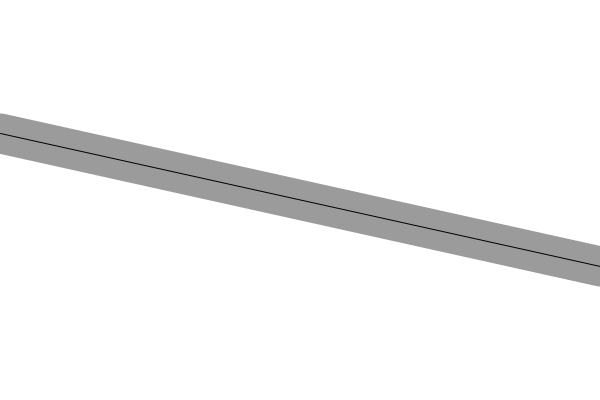
Frame 1 (no input)
Frame 60 (the mouse pressed at the canvas centre just before this capture): identical to frame 1, image omitted
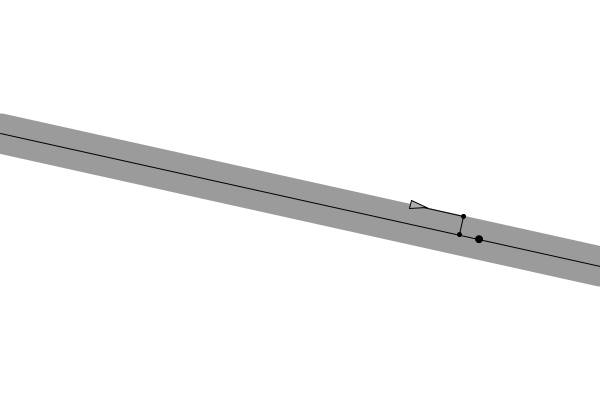
Frame 120 (the mouse held since frame 60 and released just before this capture)

The Processing sketch that drew these frames (run headless with seeded random() and noise(); from frame 60 on, the mouse is pressed at the canvas centre):

// Processing sketch: pathFollowingSimple
// ── pathFollowingSimple.pde

boolean debug = true;
Path p;
Vehicle car1;
Vehicle car2;

ArrayList<Vehicle> vehicles;

void setup() {
  size(600, 400);
  p = new Path();
  
  vehicles = new ArrayList();
  
  car1 = new Vehicle(new PVector(0, height/2), 2, 0.02);
  car2 = new Vehicle(new PVector(0, height/2), 3, 0.05);
}

void draw() {
  background(255);
  p.display();
  
  for(Vehicle v: vehicles) {
    v.follow(p);
    v.run();
    v.borders(p);
  }
  //car1.follow(p);
  //car2.follow(p);
  //car1.run();
  //car2.run();
  
  //car1.borders(p);
  //car2.borders(p);
}

void mousePressed() {
  vehicles.add(new Vehicle(new PVector(random(0, width/2), random(height/3, height/1.5)), random(2, 4), random(0.02, 0.08)));
}

void keyPressed() {
  if(key == ' ') {
    debug = !debug;
  }
}

// ── Path.pde
class Path {

  // A Path is line between two points (PVector objects)
  PVector start;
  PVector end;
  // A path has a radius, i.e how far is it ok for the boid to wander off
  float radius;

  Path() {
    // Arbitrary radius of 20
    radius = 20;
    start = new PVector(0,height/3);
    end = new PVector(width,2*height/3);
  }

  // Draw the path
  void display() {
    strokeWeight(radius*2);
    stroke(0,100);
    line(start.x,start.y,end.x,end.y);

    strokeWeight(1);
    stroke(0);
    line(start.x,start.y,end.x,end.y);
  }
}

// ── Vechicle.pde
class Vehicle {

  PVector position;
  PVector velocity;
  PVector acceleration;
  float r;
  float maxForce;
  float maxSpeed;
  
  Vehicle(PVector l, float ms, float mf) {
    position = l.copy();
    r = 4.0;
    maxSpeed = ms;
    maxForce = mf;
    acceleration = new PVector();
    velocity = new PVector(maxSpeed, 0);
  }
  
  void run() {
    update();
    display();
  }
  
  void follow(Path p) {
    PVector predict = velocity.copy();
    predict.normalize();
    predict.mult(50);
    PVector predictpos = PVector.add(position, predict);
    
    PVector a = p.start;
    PVector b = p.end;
    
    PVector normalPoint = getNormalPoint(predictpos, a, b);
    
    PVector dir = PVector.sub(b, a);
    dir.normalize();
    dir.mult(10);
    PVector target = PVector.add(normalPoint, dir);
    
    float distance = PVector.dist(predictpos, normalPoint);
    
    if(distance > p.radius) {
      seek(target);
    }
    
    if(debug) {
      fill(0);
      stroke(0);
      line(position.x, position.y, predictpos.x, predictpos.y);
      ellipse(predictpos.x, predictpos.y, 4, 4);

      // Draw normal position
      fill(0);
      stroke(0);
      line(predictpos.x, predictpos.y, normalPoint.x, normalPoint.y);
      ellipse(normalPoint.x, normalPoint.y, 4, 4);
      stroke(0);
      if (distance > p.radius) fill(255, 0, 0);
      noStroke();
      ellipse(target.x+dir.x, target.y+dir.y, 8, 8);
    }
  }
  
  void seek(PVector target) {
    PVector desired = PVector.sub(target, position);
    
    if(desired.mag() == 0) return;
    
    desired.normalize();
    desired.mult(maxSpeed);
    
    PVector steer = PVector.sub(desired, velocity);
    steer.limit(maxForce);
    applyForce(steer);
  }
  
  void applyForce(PVector force) {
    acceleration.add(force);
  }
  
  PVector getNormalPoint(PVector p, PVector a, PVector b) {
    // Vector from a to p
    PVector ap = PVector.sub(p, a);
    // Vector from a to b
    PVector ab = PVector.sub(b, a);
    ab.normalize(); // Normalize the line
    // Project vector "diff" onto line by using the dot product
    ab.mult(ap.dot(ab));
    PVector normalPoint = PVector.add(a, ab);
    return normalPoint;
  }
  
  void update() {
    velocity.add(acceleration);
    velocity.limit(maxSpeed);
    position.add(velocity);
    acceleration.mult(0);
  }
  
  void display() {
    float theta = velocity.heading() + radians(90);
    fill(175);
    stroke(0);
    pushMatrix();
    translate(position.x, position.y);
    rotate(theta);
    beginShape(PConstants.TRIANGLES);
    vertex(0, -r*2);
    vertex(-r, r*2);
    vertex(r, r*2);
    endShape();
    popMatrix();
  }
  
  void borders(Path p) {
    if (position.x > p.end.x + r) {
      position.x = p.start.x - r;
      position.y = p.start.y + (position.y-p.end.y);
    }
  }

}
